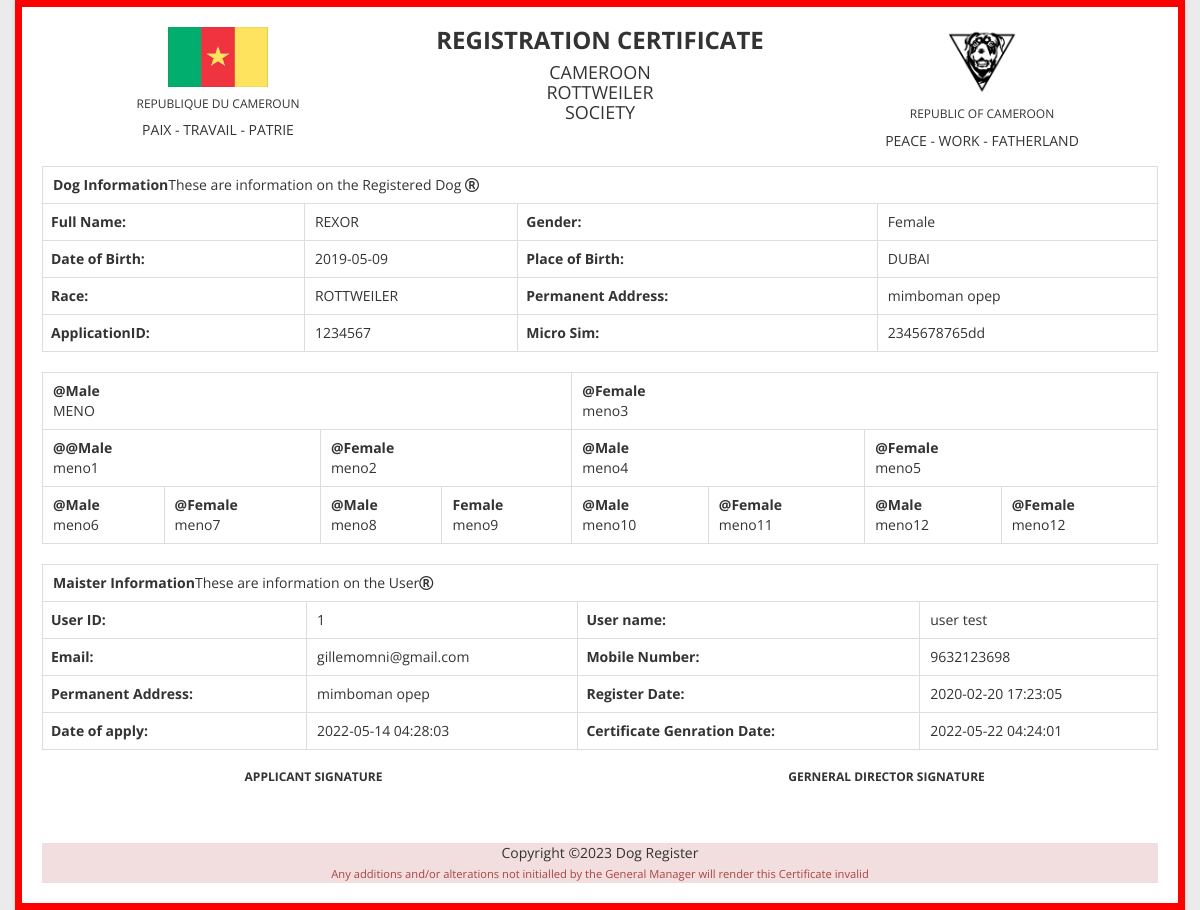
Screenshot of /admin/certificates.php?viewid=1 (signed in) with the database file from the repository.
### tables this page shows
CREATE TABLE `tblapplication` (
  `ID` int(10) NOT NULL,
  `UserID` int(5) NOT NULL,
  `ApplicationID` varchar(200) DEFAULT NULL,
  `Dateofbirth` varchar(200) DEFAULT NULL,
  `Gender` varchar(50) DEFAULT NULL,
  `FullName` varchar(200) DEFAULT NULL,
  `Race` varchar(200) DEFAULT NULL,
  `Placeofbirth` varchar(200) DEFAULT NULL,
  `PermanentAdd` mediumtext DEFAULT NULL,
  `MicroSim` varchar(200) DEFAULT NULL,
  `MobileNumber` bigint(10) DEFAULT NULL,
  `Email` varchar(200) DEFAULT NULL,
  `GPM` varchar(200) DEFAULT NULL,
  `GPMM` varchar(200) DEFAULT NULL,
  `GPMF` varchar(200) DEFAULT NULL,
  `GPF` varchar(200) DEFAULT NULL,
  `GPFM` varchar(200) DEFAULT NULL,
  `GPFF` varchar(200) DEFAULT NULL,
  `AGPMM` varchar(200) DEFAULT NULL,
  `AGPMF` varchar(200) DEFAULT NULL,
  `AGPFM` varchar(200) DEFAULT NULL,
  `AGPFF` varchar(200) DEFAULT NULL,
  `AGPMM2` varchar(200) DEFAULT NULL,
  `AGPMF2` varchar(200) DEFAULT NULL,
  `AGPMM3` varchar(200) DEFAULT NULL,
  `AGPMF3` varchar(200) DEFAULT NULL,
  `Dateofapply` timestamp NULL DEFAULT current_timestamp(),
  `Remark` varchar(200) DEFAULT NULL,
  `Status` varchar(50) DEFAULT NULL,
  `UpdationDate` timestamp NULL DEFAULT NULL ON UPDATE current_timestamp()
);

CREATE TABLE `tbluser` (
  `ID` int(10) NOT NULL,
  `FirstName` varchar(200) DEFAULT NULL,
  `LastName` varchar(200) DEFAULT NULL,
  `MobileNumber` bigint(10) DEFAULT NULL,
  `Address` mediumtext DEFAULT NULL,
  `Password` varchar(200) NOT NULL,
  `RegDate` timestamp NULL DEFAULT current_timestamp()
);

### admin/certificates.php (the view, shortened to what this page needs)
<?php
include('includes/dbconnection.php');
if (strlen($_SESSION['obcsaid']==0)) {
  header('location:logout.php');
  } else{
  ?>
<!doctype html>
<html class="no-js" lang="en">
<head>
    <link rel="stylesheet" href="css/bootstrap.min.css">
    <link rel="stylesheet" href="css/font-awesome.min.css">
    <link rel="stylesheet" href="css/adminpro-custon-icon.css">
    <link rel="stylesheet" href="css/meanmenu.min.css">
    <link rel="stylesheet" href="css/jquery.mCustomScrollbar.min.css">
    <link rel="stylesheet" href="css/animate.css">
    <link rel="stylesheet" href="css/data-table/bootstrap-table.css">
    <link rel="stylesheet" href="css/data-table/bootstrap-editable.css">
    <link rel="stylesheet" href="css/normalize.css">
    <link rel="stylesheet" href="css/c3.min.css">
    <link rel="stylesheet" href="css/pedigre.css">
    <link rel="stylesheet" href="style.css">
    <link rel="stylesheet" href="css/responsive.css">
</head>
<body class="materialdesign">
    <div class="wrapper-pro">
            <div class="data-table-area mg-b-15">
                <div class="container-fluid">
                    <div class="row">
                        <div class="col-lg-12">
                            <div class="sparkline13-list shadow-reset">
                                <div class="sparkline13-graph printcontainer">
                                    <div id="exampl" class="table-reponsive">
                                    <div class="datatable-dashv1-list custom-datatable-overright">
                                    <div class="row">
                                      <div class="col-sm-4 text-center">
                                          <img src="../img/bg-img/flag.jpg" alt="flag" class="flag" >
                                          <h6>REPUBLIQUE DU CAMEROUN</h6>
                                          <p>PAIX - TRAVAIL - PATRIE</p>
                                      </div>
                                      <?php
$vid=$_GET['viewid'];
$sql="SELECT tblapplication.*,tbluser.FirstName,tbluser.LastName,tbluser.MobileNumber,tbluser.Address,tbluser.RegDate from  tblapplication join  tbluser on tblapplication.UserID=tbluser.ID where tblapplication.ID=:vid and  tblapplication.Status='Verified'";
$query = $dbh -> prepare($sql);
$query-> bindParam(':vid', $vid, PDO::PARAM_STR);
$query->execute();
$results=$query->fetchAll(PDO::FETCH_OBJ);
foreach($results as $row)
{
$certgendate=$row->UpdationDate;            ?>
                                      <div class="col-sm-4 text-center" >
                                          <h3 class><b>REGISTRATION CERTIFICATE</b></h3>
                                          <h4>CAMEROON <br><?php  echo $row->Race;?><br> SOCIETY</h4>
                                      </div>
                                      <div class="col-sm-4 text-center">
                                          <img src="../img/bg-img/doglogo.jpg" alt="flag" class="input_image">
                                          <h6>REPUBLIC OF CAMEROON</h6>
                                          <p>PEACE - WORK - FATHERLAND</p>
                                      </div>
                                  </div>
<table border="1" class="table table-bordered">
  <tr align="center">
  <td colspan="4" ><b>Dog Information</b>These are information on the Registered Dog <i class="fa fa-registered" aria-hidden="true"></i></td>
  </tr>
      <th scope>Full Name:</th>
      <td><?php  echo $row->FullName;?></td>
      <th scope>Gender:</th>
      <td><?php  echo $row->Gender;?></td>
    <tr>
    <tr>
      <th scope>Date of Birth:</th>
      <td><?php  echo $row->Dateofbirth;?></td>
      <th scope>Place of Birth:</th>
      <td><?php  echo $row->Placeofbirth;?></td>
    </tr>
    <tr>
      <th scope>Race:</th>
      <td><?php  echo $row->Race;?></td>
      <th scope>Permanent Address:</th>
      <td><?php  echo $row->PermanentAdd;?></td>
    </tr>
    <tr>
      <th scope>ApplicationID:</th>
      <td><?php  echo $row->ApplicationID;?></td>
      <th scope>Micro Sim:</th>
      <td><?php  echo $row->MicroSim;?></td>
    </tr>
</table>
                <table class="table table-bordered">
                        <tbody>
                            <tr>
                                <td colspan="4">
                                  <div class="input-group">
                                          <div class="input-group-prepend">
                                              <span class="input-group-text"><b>@Male</b></span>
                                          </div>
                                          <?php  echo $row->GPM;?>
                                  </div>
                                </td>
                                <td colspan="4">
                                  <div class="input-group">
                                          <div class="input-group-prepend">
                                              <span class="input-group-text"><b>@Female</b></span>
                                          </div>
                                          <?php  echo $row->GPF;?>
                                  </div>
                                </td>
                            </tr>
                            <tr>
                                <td colspan="2">
                                    <div class="input-group">
                                            <div class="input-group-prepend">
                                                <span class="input-group-text"><b>@@Male</b></span>
                                            </div>
                                            <?php  echo $row->GPMM;?>
                                    </div>
                                </td>
                                <td colspan="2">
                                    <div class="input-group">
                                            <div class="input-group-prepend">
                                                <span class="input-group-text"><b>@Female</b></span>
                                            </div>
                                            <?php  echo $row->GPMF;?>
                                    </div>
                                </td>
                                <td colspan="2">
                                  <div class="input-group">
                                          <div class="input-group-prepend">
                                              <span class="input-group-text"><b>@Male</b></span>
                                          </div>
                                          <?php  echo $row->GPFM;?>
                                  </div>
                                </td>
                                <td colspan="2">
                                  <div class="input-group">
                                          <div class="input-group-prepend">
                                              <span class="input-group-text"><b>@Female</b></span>
                                          </div>
                                          <?php  echo $row->GPFF;?>
                                  </div>
                                </td>
                            </tr>
                            <tr>
                                <td colspan="1">
                                    <div class="input-group">
                                            <div class="input-group-prepend">
                                                <span class="input-group-text"><b>@Male</b></span>
                                            </div>
                                            <?php  echo $row->AGPMM;?>
                                    </div>
                                </td>
                                <td colspan="1">
                                    <div class="input-group">
                                            <div class="input-group-prepend">
                                                <span class="input-group-text"><b>@Female</b></span>
                                            </div>
                                            <?php  echo $row->AGPMF;?>
                                    </div>
                                </td>
                                <td colspan="1">
                                  <div class="input-group">
                                          <div class="input-group-prepend">
                                              <span class="input-group-text"><b>@Male</b></span>
                                          </div>
                                          <?php  echo $row->AGPFM;?>
                                  </div>
                                </td>
                                <td colspan="1">
                                  <div class="input-group">
                                          <div class="input-group-prepend">
                                              <span class="input-group-text"><b>Female</b></span>
                                          </div>
                                          <?php  echo $row->AGPFF;?>
                                  </div>
                                </td>
                                <td colspan="1">
                                    <div class="input-group">
                                            <div class="input-group-prepend">
                                                <span class="input-group-text"><b>@Male</b></span>
                                            </div>
                                            <?php  echo $row->AGPMM2;?>
                                    </div>
                                </td>
                                <td colspan="1">
                                    <div class="input-group">
                                            <div class="input-group-prepend">
                                                <span class="input-group-text"><b>@Female</b></span>
                                            </div>
                                            <?php  echo $row->AGPMF2;?>
                                    </div>
                                </td>
                                <td colspan="1">
                                  <div class="input-group">
                                          <div class="input-group-prepend">
                                              <span class="input-group-text"><b>@Male</b></span>
                                          </div>
                                          <?php  echo $row->AGPMM3;?>
                                  </div>
                                </td>
                                <td colspan="1">
                                  <div class="input-group">
                                          <div class="input-group-prepend">
                                              <span class="input-group-text"><b>@Female</b></span>
                                          </div>
                                          <?php  echo $row->AGPMM3;?>
                                  </div>
                                </td>
                            </tr>
                        </tbody>
                    </table>
<table border="1" class="table table-bordered">
  <tr align="center">
    <td colspan="4" ><b>Maister Information</b>These are information on the User<i class="fa fa-registered" aria-hidden="true"></i></td>
  </tr>
    <tr>
      <th scope>User ID:</th>
      <td><?php  echo $row->ID;?></td>
      <th scope>User name:</th>
      <td><?php  echo $row->FirstName;?> <?php  echo $row->LastName;?></td>
    </tr>
    <tr>
      <th scope>Email:</th>
        <td><?php  echo $row->Email;?></td>
        <th scope>Mobile Number:</th>
        <td><?php  echo $row->MobileNumber;?></td>
      </tr>
      <tr>
        <th scope>Permanent Address:</th>
        <td><?php  echo $row->PermanentAdd;?></td>
        <th scope>Register Date:</th>
        <td><?php  echo $row->RegDate;?></td>
    </tr>
    <tr>
      <th scope>Date of apply:</th>
      <td><?php  echo $row->Dateofapply;?></td>
      <th scope>Certificate Genration Date:</th>
      <td><?php echo htmlentities($certgendate);?></td>
    </tr>
  <?php }?>
</table>
<div class="row">
            <div class="col-sm-6 text-center">
                <h6><b>APPLICANT SIGNATURE</b></h6>
            </div>
            <div class="col-sm-6 text-center ">
                <h6><b>GERNERAL DIRECTOR SIGNATURE</b></h6>
            </div>
        </div>
        <footer class="page-footer font-small blue ">
            <div class="footer-copyright text-center py-3 text-grey bg-danger " style="margin-top: 50px;">
              Copyright &copy;<script>document.write(new Date().getFullYear());</script> Dog Register <br>
              <small class="text-danger">Any additions and/or alterations not initialled by the General Manager will render this Certificate invalid</small>
            </div>
        </footer>
      </div></div>
                                </div>
                            </div>
                        </div>
                    </div>
                </div>
            </div>
        </div>
</body>
</html><?php }  ?>

### admin/css/pedigre.css (style rules this page uses)
.flag { width: 100px; height: 60px; margin-bottom: 10px; }
.input_image { width: 20%; height: 20%; margin-bottom: 10px; }
.printcontainer { justify-content: center; justify-content: center; padding-top: 20px; padding-left:3%; padding-right: 3%; border: 7px solid #ff0000; width: 100%; height: fit-content ; display: inline-flex; }

### rows the page displays
tblapplication: Race "ROTTWEILER", FullName "REXOR", Gender "Female", Dateofbirth "2019-05-09", Placeofbirth "DUBAI", PermanentAdd "mimboman opep", ApplicationID "1234567", MicroSim "2345678765dd", GPM "MENO", GPF "meno3", GPMM "meno1", GPMF "meno2", GPFM "meno4", GPFF "meno5", AGPMM "meno6", AGPMF "meno7", AGPFM "meno8", AGPFF "meno9", AGPMM2 "meno10", AGPMF2 "meno11", AGPMM3 "meno12", ID "1", UserID.FirstName "user", UserID.LastName "test", Email "gillemomni@gmail.com", UserID.MobileNumber "9632123698", UserID.RegDate "2020-02-20 17:23:05", Dateofapply "2022-05-14 04:28:03", UpdationDate "2022-05-22 04:24:01"
